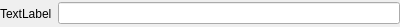
<?xml version="1.0" encoding="UTF-8"?>
<ui version="4.0">
 <class>keyword</class>
 <widget class="QWidget" name="keyword">
  <property name="geometry">
   <rect>
    <x>0</x>
    <y>0</y>
    <width>400</width>
    <height>27</height>
   </rect>
  </property>
  <property name="minimumSize">
   <size>
    <width>400</width>
    <height>0</height>
   </size>
  </property>
  <property name="maximumSize">
   <size>
    <width>400</width>
    <height>16777215</height>
   </size>
  </property>
  <property name="windowTitle">
   <string>Form</string>
  </property>
  <layout class="QHBoxLayout" name="horizontalLayout">
   <property name="leftMargin">
    <number>0</number>
   </property>
   <property name="topMargin">
    <number>0</number>
   </property>
   <property name="rightMargin">
    <number>0</number>
   </property>
   <property name="bottomMargin">
    <number>0</number>
   </property>
   <item>
    <widget class="QLabel" name="key_text">
     <property name="text">
      <string>TextLabel</string>
     </property>
    </widget>
   </item>
   <item>
    <widget class="QLineEdit" name="value_text"/>
   </item>
  </layout>
 </widget>
 <resources/>
 <connections/>
</ui>
